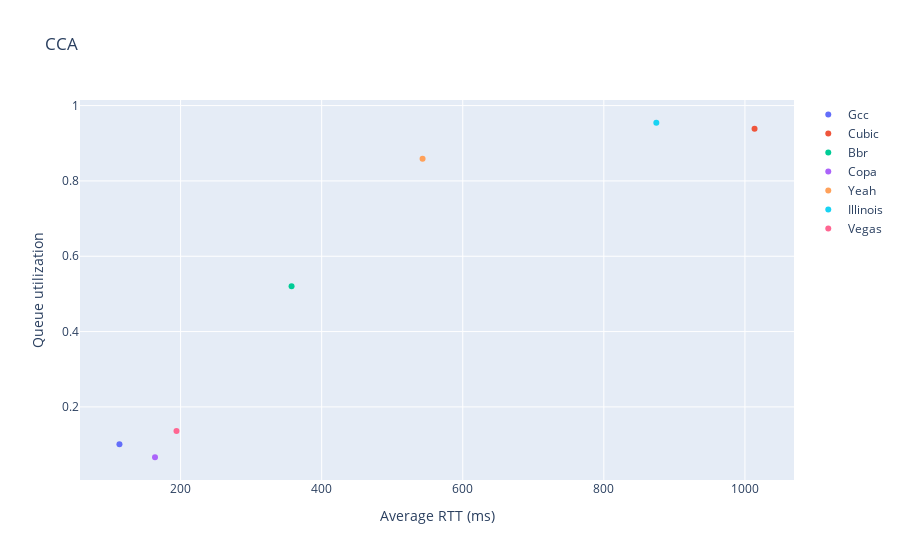

Notebook code cell kept with this figure:
### Code cell
plotData = []
for cca in ccaList:
    bpsReduced, rttReduced, fdReduced, qutilReduced = [], [], [], []
    for traceCat in traceCats:
        bpsReduced.append (np.mean (bpsAll[cca][traceCat]))
        rttReduced.append (np.mean (rttAll[cca][traceCat]))
        fdReduced.append (np.mean (fdAll[cca][traceCat]))
        qutilReduced.append (np.mean (qutilAll[cca][traceCat]))
    plotData.append (go.Scatter (x=[np.mean (fdReduced)], y=[np.mean (qutilReduced) / queueSize], name=ccaMap[int (cca, 16)], mode='markers'))
    print ("%.3f %.3f %.3f %.3f %s" % (
        np.mean (rttReduced), np.mean (qutilReduced) / queueSize, 
        np.mean (fdReduced), np.mean (qutilReduced) / queueSize, 
        ccaMap[int (cca, 16)]))
fig = go.Figure (data=plotData)
fig.update_layout (title='CCA', xaxis_title='Average RTT (ms)', yaxis_title='Queue utilization')
fig.show ()

### Figure 1 — Plotly figure (JSON) as saved in the notebook; plotly's stock layout.template omitted (floating-point values rounded to 4 significant figures)
{"data": [{"mode": "markers", "name": "Gcc", "type": "scatter", "x": [113.3], "y": [0.1012]}, {"mode": "markers", "name": "Cubic", "type": "scatter", "x": [1014.0], "y": [0.9384]}, {"mode": "markers", "name": "Bbr", "type": "scatter", "x": [357.3], "y": [0.5203]}, {"mode": "markers", "name": "Copa", "type": "scatter", "x": [163.7], "y": [0.06642]}, {"mode": "markers", "name": "Yeah", "type": "scatter", "x": [543.1], "y": [0.8589]}, {"mode": "markers", "name": "Illinois", "type": "scatter", "x": [874.4], "y": [0.9544]}, {"mode": "markers", "name": "Vegas", "type": "scatter", "x": [194.2], "y": [0.1361]}], "layout": {"title": {"text": "CCA"}, "xaxis": {"title": {"text": "Average RTT (ms)"}}, "yaxis": {"title": {"text": "Queue utilization"}}}}
